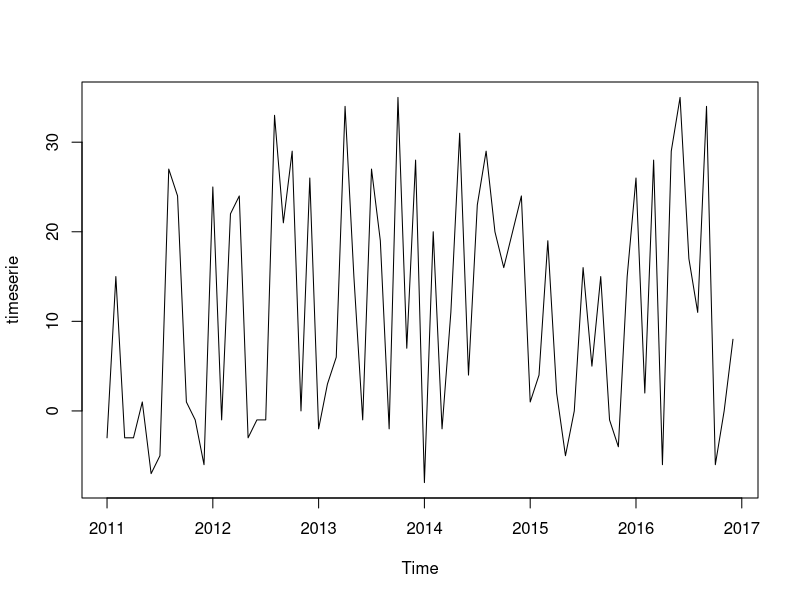

Source code (R):

vector <- sample(-10:35, 72, replace = TRUE)
table(vector)

# serie de tiempo, los pronter temporales son start, end y frequency
timeserie = ts(vector, start = c(2011,1), end = c(2016,12), frequency = 12)

# la salida devuelve una matriz con los datos previamente indicados
timeserie

# podemos ver como se distribuye a lo largo del tiempo nuestra variable
plot(timeserie)

# definimos que parte de una variable timeserie queremos ver
timeserie2 <- window(timeserie, start = c(2014,1), end = c(2014,12))
timeserie2
